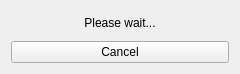
<?xml version="1.0" encoding="UTF-8"?>
<ui version="4.0">
 <class>ConfigDownloader</class>
 <widget class="QDialog" name="ConfigDownloader">
  <property name="windowModality">
   <enum>Qt::WindowModal</enum>
  </property>
  <property name="geometry">
   <rect>
    <x>0</x>
    <y>0</y>
    <width>240</width>
    <height>74</height>
   </rect>
  </property>
  <property name="sizePolicy">
   <sizepolicy hsizetype="Fixed" vsizetype="Fixed">
    <horstretch>0</horstretch>
    <verstretch>0</verstretch>
   </sizepolicy>
  </property>
  <property name="windowTitle">
   <string>Updating</string>
  </property>
  <property name="modal">
   <bool>true</bool>
  </property>
  <layout class="QVBoxLayout" name="verticalLayout">
   <item>
    <widget class="QLabel" name="label">
     <property name="text">
      <string>Please wait...</string>
     </property>
     <property name="alignment">
      <set>Qt::AlignCenter</set>
     </property>
    </widget>
   </item>
   <item>
    <widget class="QPushButton" name="cancelButton">
     <property name="focusPolicy">
      <enum>Qt::NoFocus</enum>
     </property>
     <property name="text">
      <string>Cancel</string>
     </property>
    </widget>
   </item>
  </layout>
 </widget>
 <resources/>
 <connections/>
</ui>
